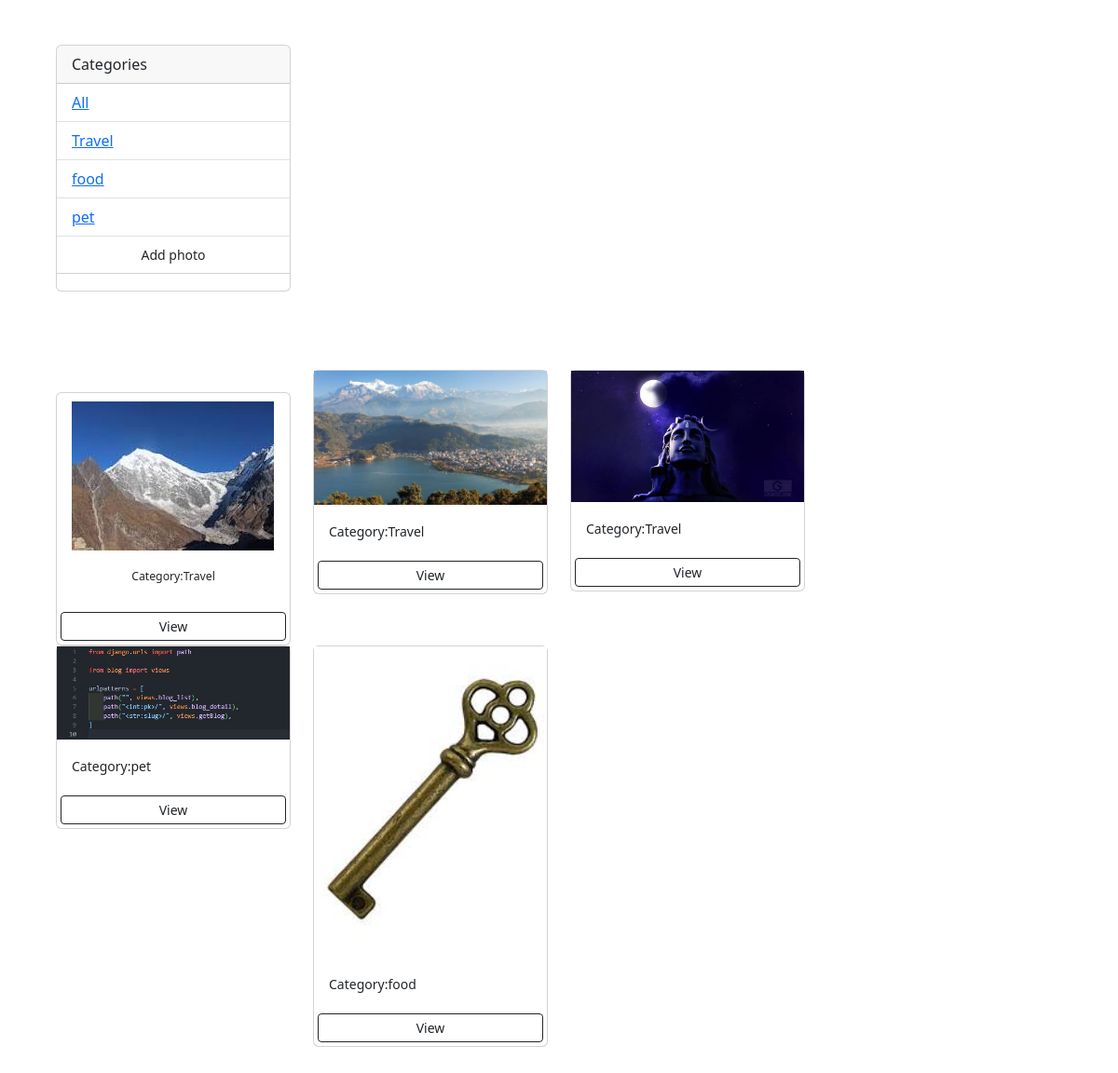
The page / on the database its author committed.
### photos/models.py (models this page shows, shortened)
class Category(models.Model):
    name=models.CharField(max_length=200, null=False,blank=False)

class Photo(models.Model):
    category=models.ForeignKey('Category', on_delete=models.SET_NULL, null=True, blank=True)
    image=models.ImageField(null=True,blank=True)
    description=models.CharField(max_length=200,null=False,blank=False)

### photos/views.py (the view)
# urls.py: path('', views.gallery, name='gallery'),
def gallery(request):
    category = request.GET.get('category')
    if category == None:
        photos = Photo.objects.all()
    else:
        photos = Photo.objects.filter(category__name=category)
    categories = Category.objects.all()
    photos = Photo.objects.all()
    context={'categories':categories, 'photos':photos}
    return render(request,'photos/gallery.html', context)

### photos/templates/photos/gallery.html (shortened to what this page needs)
<!DOCTYPE html>
<html>
<head>
<link href="https://cdn.jsdelivr.net/npm/bootstrap@5.3.0-alpha1/dist/css/bootstrap.min.css" rel="stylesheet">
<link href="https://cdn.jsdelivr.net/npm/bootstrap@5.3.3/dist/css/bootstrap.min.css" rel="stylesheet">
</head>
<body class="m-5">
<div class="container">
  <div class="row">
    <div class='col-md-3'>
        <div class="card">
            <div class="card-header">
              Categories
            </div>
            <ul class="list-group list-group-flush">
              <li class="list-group-item">
                <a href="{% url 'gallery' %}" >All</a>
              </li>
              {% for category in categories %}
                <li class="list-group-item">
                  <a href="{% url 'gallery' %}?category={{category.name}}" >
                  {{category.name}}</a>
                </li>
                {% endfor %}
              <a href="{% url 'add' %}" class="btn btn-dark-block btn-block btn-sm m-1">Add photo</li>
            </ul>
          </div>
    </div>
    <div class='col-md-9'>
      <div class="row">
        {% for photo in photos %}
          <div class="col-md-4">
            <div class="card" >
              <img class="image-thumbail" src="{{photo.image.url}}" alt="no image" >
              <div class="card-body">
                <small >Category:{{photo.category.name}}</small>
            </div>
              <a href="{% url 'photo' photo.id %}" class="btn btn-outline-dark btn-sm m-1">View</a>
          </div>
      </div>
        {% empty %}
        <h3>No photos...</h3>
        {% endfor %}
    </div>
  </div>
</div>
</body>
</html>

### rows shown on the page
Category: name "Travel"
Category: name "food"
Category: name "pet"
Photo: image (picture), category.name "Travel"
Photo: image (picture), category.name "Travel"
Photo: image (picture), category.name "Travel"
Photo: image (picture), category.name "pet"
Photo: image (picture), category.name "food"
